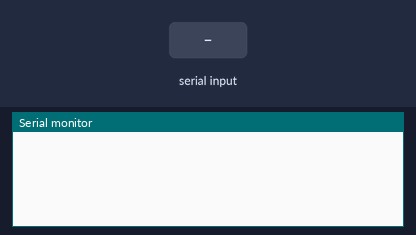
This sketch was run on a simulated Arduino Uno, built with avr-gcc and run on an emulated ATmega328P. Shown: the last lines printed to the serial monitor. Inputs (shaded band) come from the test bench.

Above: at 1.2 s.
1.3 s: "FREQ?\n" received over Serial
At 1.7 s:
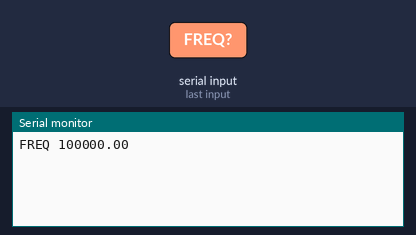
2.8 s: "90,45\n" received over Serial
At 4.1 s:
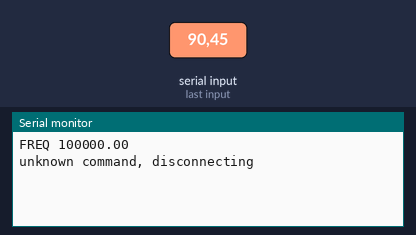

The sketch:

AD9850.ino
```cpp
// AD9850 frequency generator, V. Ziemann, 221024

double freq=100000;
#define AD9850_CLOCK 125000000
const int W_CLK=2,FQ_UD=3,DATA=4,RESET=5;  // Nano
//const int W_CLK=5,FQ_UD=4,DATA=3,RESET=2;  // UNO

#define pulseHigh(pin) {digitalWrite(pin,HIGH); digitalWrite(pin,LOW);}

void set_frequency(double frequency) {
  int32_t freq1=frequency * 4294967295/AD9850_CLOCK;
  pulseHigh(RESET);        // initialize AD9850
  pulseHigh(W_CLK);
  pulseHigh(FQ_UD);
  for (int i=0; i<40; i++){
    digitalWrite(DATA,(freq1 >> i) & 0x01);
    pulseHigh(W_CLK);
  }
  pulseHigh(FQ_UD);
}

void setup() {
  Serial.begin(9600);
  pinMode(FQ_UD,OUTPUT); pinMode(W_CLK,OUTPUT);
  pinMode(DATA,OUTPUT); pinMode(RESET,OUTPUT);
  set_frequency(freq);
}

void loop() {
  if (Serial.available()) {
    char line[30];
    Serial.readStringUntil('\n').toCharArray(line,30);
    if (strstr(line,"FREQ ")) {
      freq=atof(&line[5]);
      set_frequency(freq);
    } else if (strstr(line,"FREQ?")) {
      Serial.print("FREQ "); Serial.println(freq);
    } else {
      Serial.println("unknown command, disconnecting");
    }
  }
}
```

Measured:
- after the input at 1.3 s, the serial monitor: prints a new line at once (image 1)
- after the input at 2.8 s, the serial monitor: prints a new line at once (image 2)
